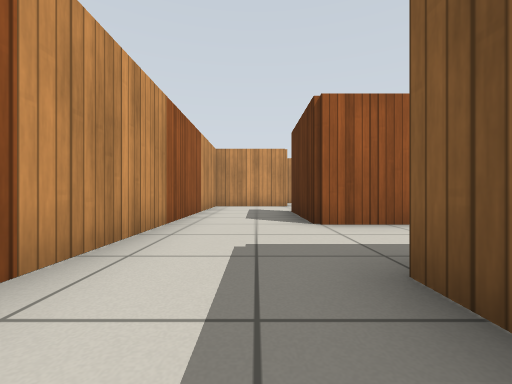
View 1 (above)

12 first-person views from a walk through a world built for the Gazebo simulator. The camera is 0.5 m above the floor, looks level and sees 90° across. The floor is counted in squares, 1 m on a side. Each view is taken from the middle of a square. On the plan, view 1 faces up. The plan holds only what a view shows up to about 9 squares ahead; the rest is blank. Simple patterns stand in for the simulator's built-in surfaces.

View 2
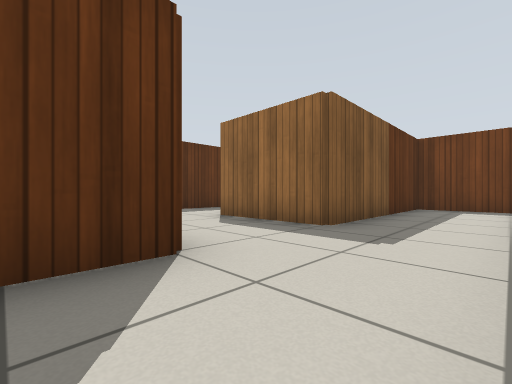

View 3
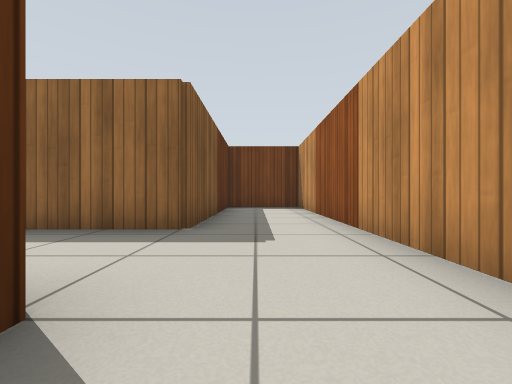

View 4
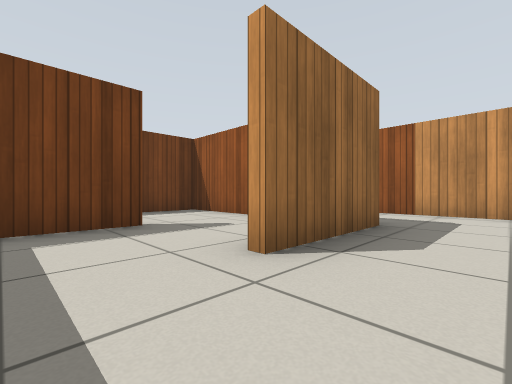

View 5
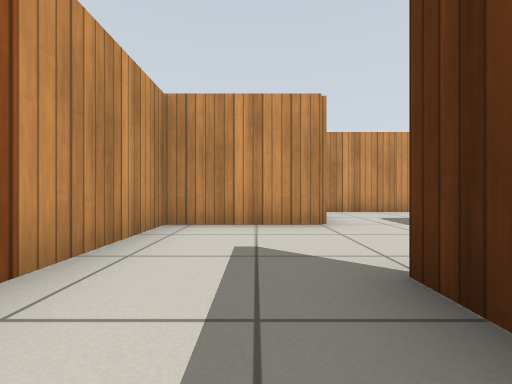

View 6
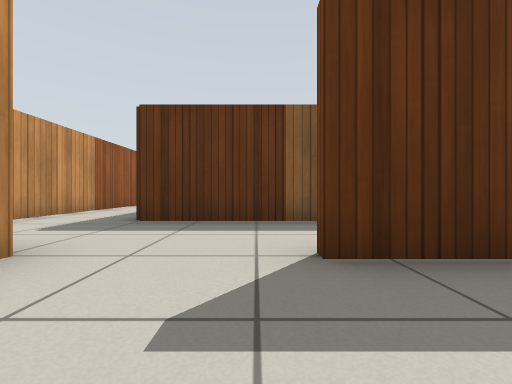

View 7
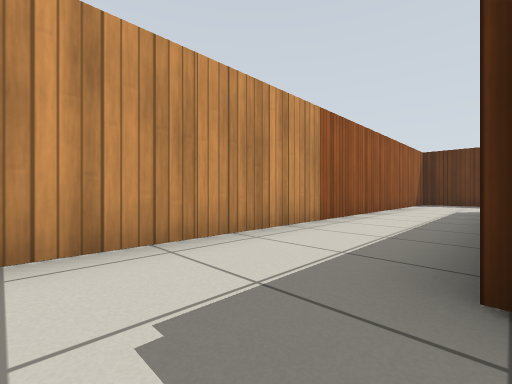

View 8
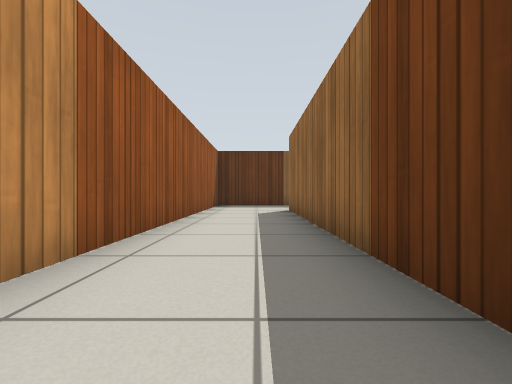

View 9
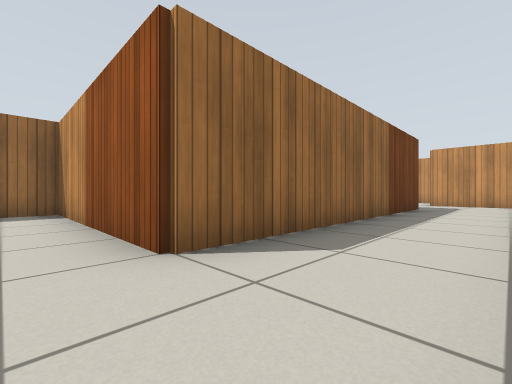

View 10
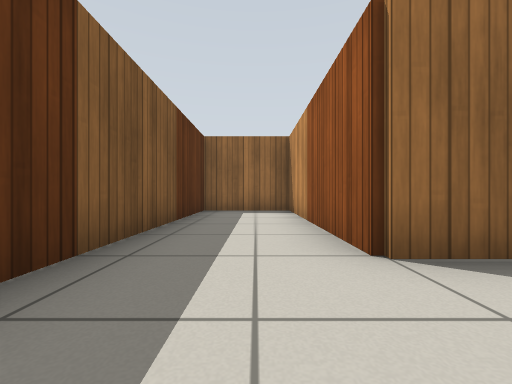

View 11
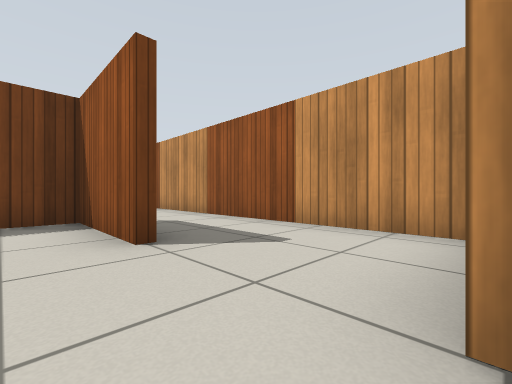

View 12
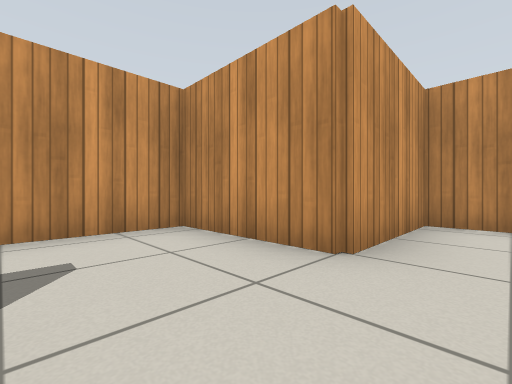

### Floor plan
Points are (right, up) in squares from view 1. A wall is a line through its corners. A room is listed if a view was taken in it or the views show most of it. See-through windows are left out.
Room 1 (views 1, 2, 3, 4, 5, 6)
walls: (2.4, 3.9) (0.9, 3.9) (0.9, 6.5); (1.1, 8.9) (-1.4, 8.9) (-1.4, -3.4) (1.1, -3.4); (0.9, -3.4) (0.9, 1.6) (3.5, 1.6)
ways out: opening at (1, 7.5) to room 3; opening at (4.5, 2) to room 4
Room 2 (views 7, 8, 9, 10, 11)
walls: (3.4, 9.1) (11.1, 9.1) (11.1, 4.1) (13.4, 4.1) (13.4, 10.4); (13, 11.4) (1.1, 11.4) (1.1, 8.9)
ways out: opening at (2, 9) to room 3
Room 3 (view 12)
walls: (1.1, 6.5) (1.1, 4.1) (2, 4.1); (3.4, 5.9) (3.4, 9.1)
ways out: opening at (1, 7.5) to room 1; opening at (2, 9) to room 2
Room 4 (no view inside)
walls: (3.4, -0.9) (5, -0.9); (5.9, -0.2) (5.9, 1.2)
ways out: opening at (4.5, 2) to room 1; opening at (2.5, -1)

Positions as (right, up) in squares from view 1, and headings:
1: (0, 0), facing up
2: (-1, 5), facing down-right
3: (0, 5), facing down
4: (5, 3), facing down-left
5: (0, 5), facing up
6: (-1, 7), facing right
7: (2, 9), facing up-right
8: (4, 10), facing right
9: (12, 11), facing down-left
10: (12, 11), facing down
11: (2, 9), facing down-left
12: (2, 7), facing up-left
